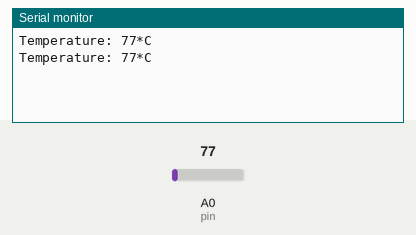
This sketch was run on a simulated ESP8266 (NodeMCU). Parts: the last lines printed to the serial monitor. Inputs (shaded band) come from the test bench; at power-on: A0 (pin) = 77. WiFi joins after 1.5 s; servers stay silent unless stated.

Above: at 2.2 s.
2.3 s: A0 (pin) set to 92
At 3.9 s:
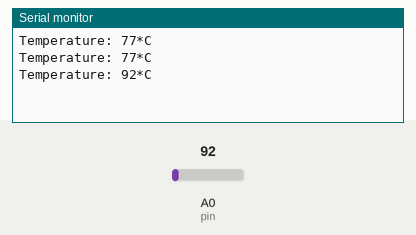
4.2 s: A0 (pin) set to 107
At 5.1 s:
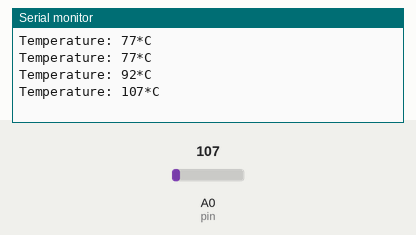
Timing chart, 0 to 7.2 s (numbered marks = the images above; inputs shaded):
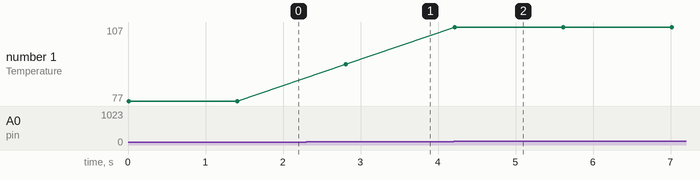

The sketch:

MSI_LAB_8.ino
```cpp
#include <ESP8266WiFi.h>
#include <WiFiClient.h>
#include <ThingSpeak.h>

const char* ssid = "tsaleh-TIME2.4Ghz_EXT";   // Your Network SSID
const char* password = "Tanisha2004";       // Your Network Password

int val;
int pin = A0; // LM35 Pin Connected at A0 Pin

WiFiClient client;

unsigned long myChannelNumber = 2944159; //Your Channel Number (Without Brackets)
const char * myWriteAPIKey = "K65JEFBATV41E4CV"; //Your Write API Key

void setup()
{
  Serial.begin(9600);
  delay(10);
  // Connect to WiFi network
  WiFi.begin(ssid, password);
  ThingSpeak.begin(client);
}

void loop()
{
  val = analogRead(pin); // Read Analog values and Store in val variable
  Serial.print("Temperature: ");
  Serial.print(val);                 // Print on Serial Monitor
  Serial.println("*C");
  delay(1000);
  ThingSpeak.writeField(myChannelNumber, 1,val, myWriteAPIKey); //Update in ThingSpeak
  delay(100);
}
```

Measured:
- after the input at 2.3 s, the serial monitor: prints a new line after 0.51 s (image 1)
- after the input at 4.2 s, the serial monitor: prints a new line at once (image 2)
- plotted number 1: 77 → 92 after the input at 2.3 s, 92 → 107 after the input at 4.2 s
